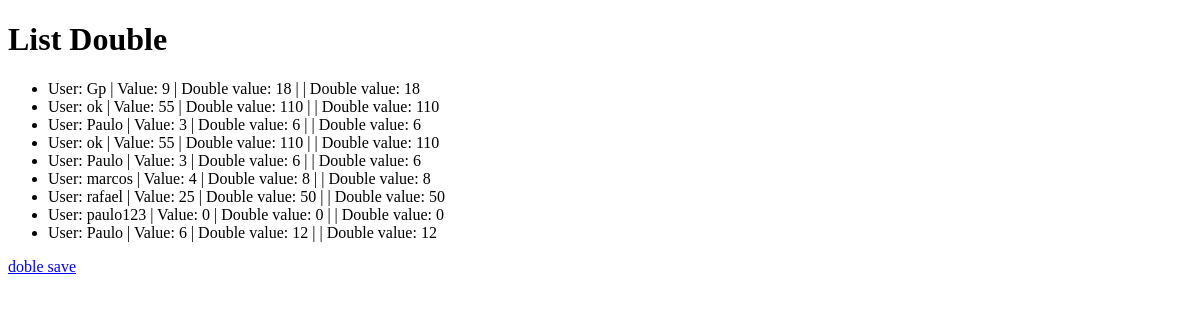
The page /core/double_list on the database as committed earlier.
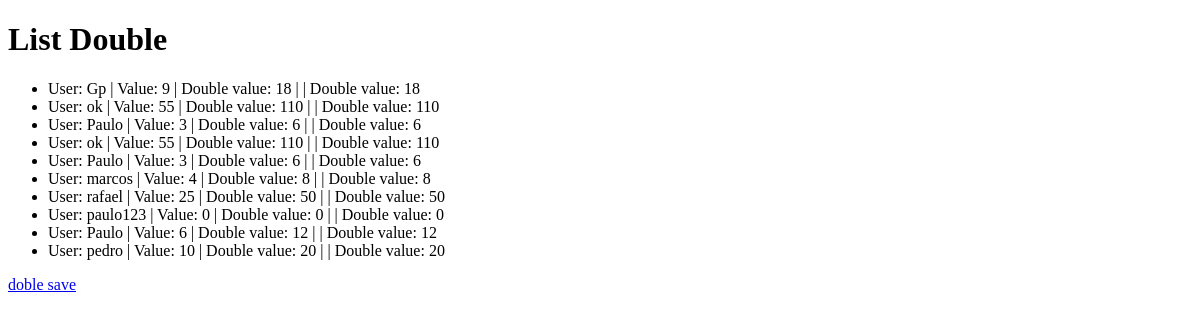
The same page on the database as committed later.
### core/models.py (models this page shows, shortened)
class DoubleSave(models.Model):
    name = models.CharField(max_length=50, null=True)
    value = models.IntegerField()
    double_value = models.IntegerField(blank=True, default=0)
    date = models.DateTimeField(default=datetime.now(), blank=True, null=True)

### core/views.py (the view)
# urls.py: path('double_list', double_list, name='double_list'),
def double_list(request):
    double_data = DoubleSave.objects.all()
    return render(request, 'double_list.html', {'double_data': double_data})

### core/templates/double_list.html (shortened to what this page needs)
<!DOCTYPE html>
<html lang="en">
<head>
</head>
<body>
<h1>List Double</h1>
  <ul>
      {% for item in double_data %}
          <li>User: {{ item.name }} | Value: {{ item.value }} | Double value: {{ item.double_value }} | | Double value: {{ item.double_value }}</li>
        {% endfor %}
    </ul>
<a href="{% url 'double_save' %}">doble save</a>
</body>
</html>

Rows that differ between the two databases and show on the page:
added DoubleSave: name "pedro", value "10", double_value "20"
